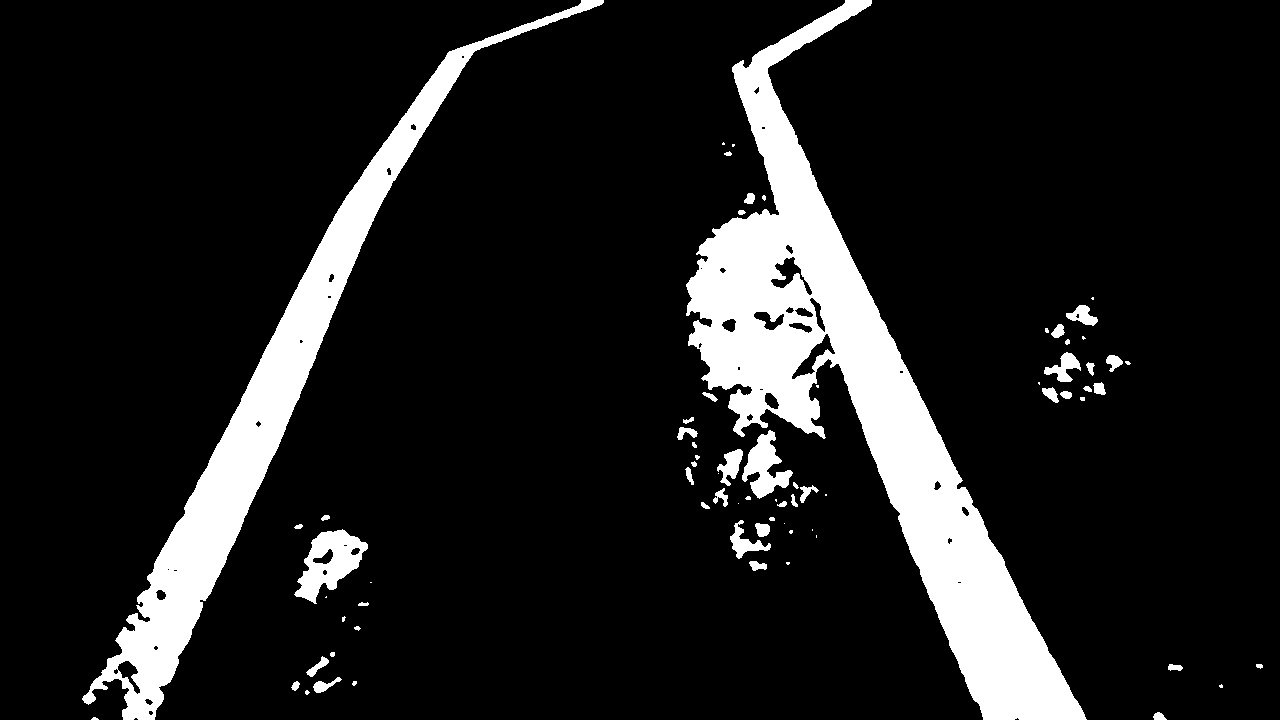
#> input picture test.jpg, 1280 x 720 px
$ python -i funct.py   (imports and definitions only)
#> lines starting #> are read from the running program, lines starting #| are printed output that depends on the picture; after the words box and inside, x2 and y2 are one past the last pixel; in counts of white or black regions, pixels touching at a corner belong together
#> further down, picture is the input picture: shape (720, 1280, 3); min 0, max 255, mean 30.9
import Jetson.GPIO as GPIO
import time
import cv2
import numpy as np
import math
from operator import itemgetter
from numpy.linalg import solve
# [147 lines left out: functions bigway, findMidpoint, stop_sign, blue_sign, sign_detect, not called in this run]


def mid_line_equation(x_inter, y_inter, x_l, y_l, x_r, y_r):
    x_mid = (x_l + x_r)/2
    y_mid = (y_l + y_r)/2
    a_mid = (y_mid - y_inter)/(x_mid-x_inter+0.00001)
    b_mid = y_mid - a_mid * x_mid

    theta = np.arctan(-1/a_mid)
    rho = np.sin(theta) * b_mid

    print('Mid line equation:')

    print('y = {a}x + {b}'.format(a = a_mid, b = b_mid))
    print('theta = {th}, rho = {r}\n'.format(th = theta, r = rho))
    return (int(y_inter), int(x_inter), int(y_mid), int(x_mid), int(x_inter), int(y_inter), a_mid, b_mid)


def detect_mid_line(ptl1, ptl2, ptr1, ptr2):
    #calculate the center line
    y_l1 = ptl1[0]
    x_l1 = ptl1[1]
    y_l2 = ptl2[0]
    x_l2 = ptl2[1]

    a_l = (y_l1-y_l2)/(x_l1-x_l2+0.000001)
    b_l = y_l1 - x_l1 * a_l

    y_r1 = ptr1[0]
    x_r1 = ptr1[1]
    y_r2 = ptr2[0]
    x_r2 = ptr2[1]

    a_r = (y_r1-y_r2)/(x_r1-x_r2+0.0000001)
    b_r = y_r1 - x_r1 * a_r

    #get intersect point
    x_inter = (b_r-b_l)/(a_l-a_r+0.00001)
    y_inter = x_inter*a_l + b_l

    #get mid_point left
    x_ml = x_inter + 10000
    y_ml = x_ml * a_l + b_l
    d_2 = np.square(y_inter - y_ml) + np.square(x_inter - x_ml)

    #get mid_point right
    #delta = b^2 - 4ac
    a_mr = np.square(a_r) + 1
    b_mr = -2*(x_inter+y_inter*a_r-a_r*b_r)
    c_mr = -(d_2 - np.square(x_inter) - np.square(y_inter) + 2*y_inter*b_r - np.square(b_r))
    delta = np.square(b_mr) - 4*a_mr*c_mr

    #get x_mid_right and y_mid_right
    x_mr1 = (-b_mr - np.sqrt(delta)) / (2*a_mr+0.000001)
    x_mr2 = (-b_mr + np.sqrt(delta)) / (2*a_mr+0.000001)

    y_mr1 = a_r * x_mr1 + b_r
    y_mr2 = a_r * x_mr2 + b_r

    #return mid_line
    if x_mr1 > x_inter:
        return mid_line_equation(x_inter, y_inter, x_ml, y_ml, x_mr1, y_mr1)
    else:
        return mid_line_equation(x_inter, y_inter, x_ml, y_ml, x_mr2, y_mr2)

def lane_making(img):
    #import image
    #cover to hsv
    img_gray = cv2.cvtColor(img, cv2.COLOR_BGR2GRAY)

    #blur
    line_mask = np.ones((len(img), len(img[0])))
#> line_mask: shape (720, 1280) float64; every value is 1
    line_mask[:int(len(img)/3), :] = 0
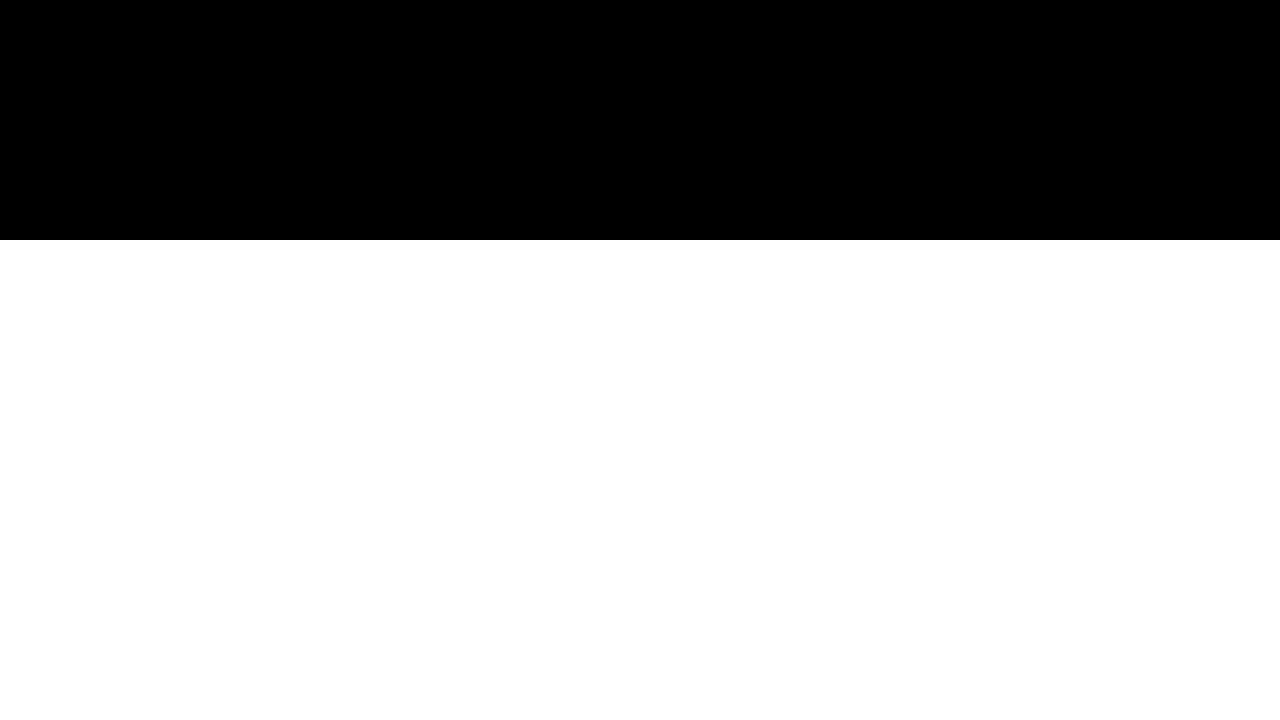
#> line_mask: shape (720, 1280) float64; values 0 (black) and 1 (white), 66.7% white; 1 black region, box (x1, y1, x2, y2) and area: (0, 0, 1280, 240) 307200
    line_mask[-int(len(img)/20):, :] = 0
#> line_mask: shape (720, 1280) float64; values 0 (black) and 1 (white), 61.7% white; 2 black regions, box (x1, y1, x2, y2) and area: (0, 0, 1280, 240) 307200, (0, 684, 1280, 720) 46080

    line_img = line_mask*img_gray
    blur_img = cv2.GaussianBlur(line_img,(5, 5), 5)

    kernel1 = np.ones((5, 5), np.uint8)

    bw = cv2.threshold(blur_img,200,255,cv2.THRESH_BINARY_INV)[1]
#> bw: shape (720, 1280) float64; 91.4% white; 39 black regions (16 under 20 px), largest, box (x1, y1, x2, y2) and area: (688, 241, 1065, 683) 49098, (95, 241, 362, 683) 24377, (296, 531, 367, 602) 2259
    bw = cv2.erode(bw, kernel1, iterations=1)
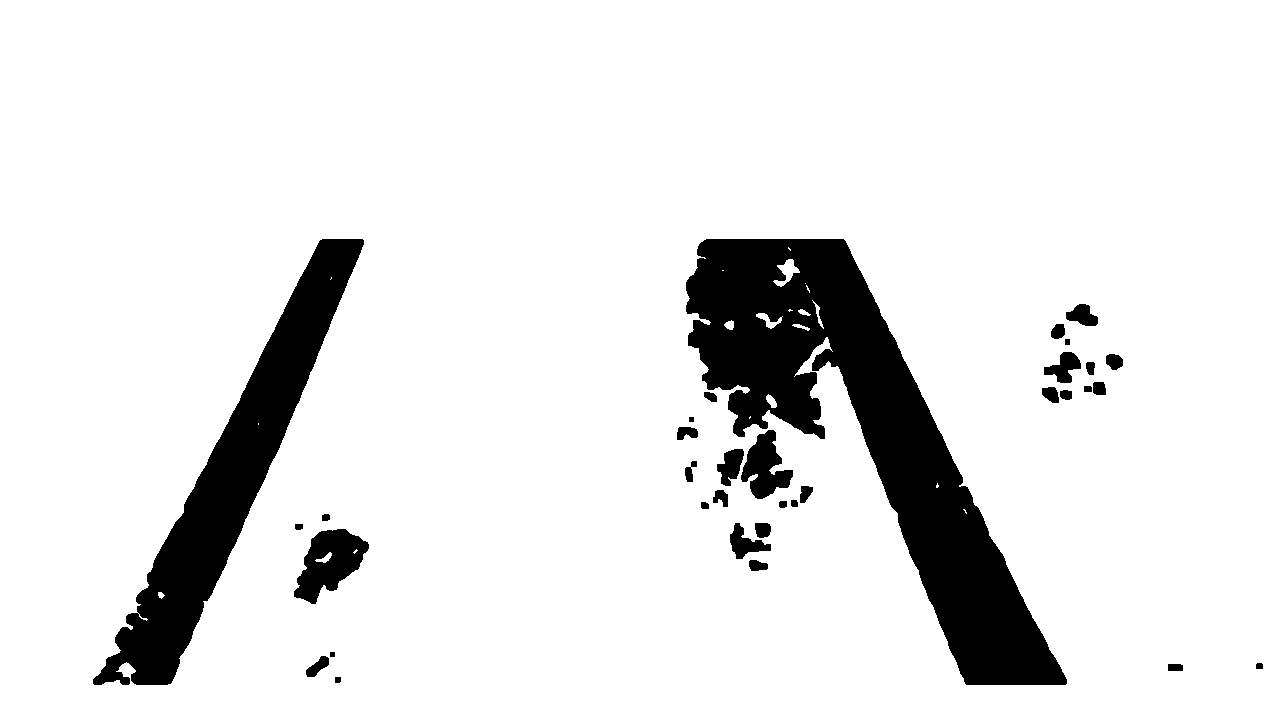
#> bw: shape (720, 1280) float64; 89.8% white; 34 black regions, largest, box (x1, y1, x2, y2) and area: (686, 239, 1067, 685) 55389, (93, 239, 364, 685) 27844, (294, 529, 369, 604) 3131

    #find edges
    t_lower = 0  # Lower Threshold
    t_upper = 255 # Upper threshold

    # Applying the Canny Edge filter
    edges = cv2.Canny(np.uint8(bw), t_lower, t_upper)
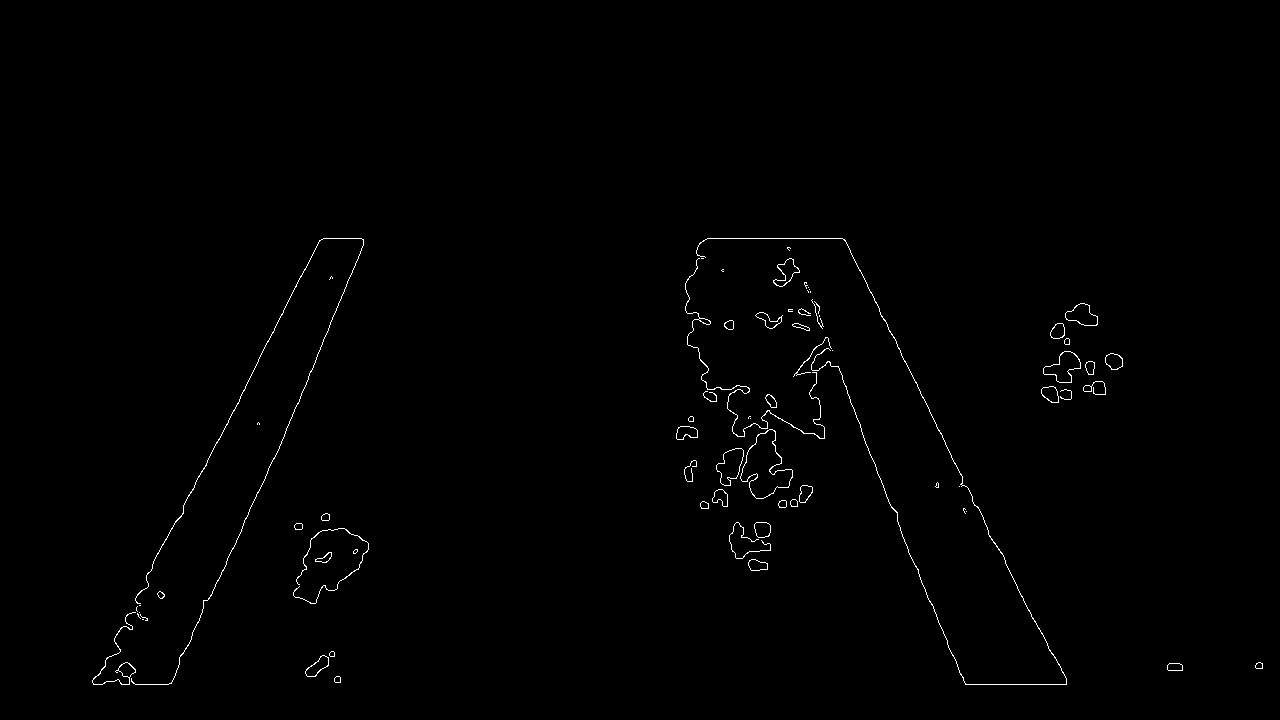
#> edges: shape (720, 1280); 0.6% white in thin lines or dots, all inside (x1, y1, x2, y2) = (92, 238, 1263, 685)
    #cv2.imshow('Edge', bw)
    lines = cv2.HoughLines(edges, 1, np.pi / 50, 60, None, 0, 0)
#> lines = [[238, 1.57], [684, 1.57], [-642, 2.76], [443, 0.44], [-666, 2.7], [426, 0.377]]

    if lines is None:
        #cv2.putText(img, 'None', (50,100), cv2.FONT_HERSHEY_SIMPLEX, 1, (100,0,255), 2)
        #cv2.imshow('Frame', img)
        return None, None, None, None
    else:
        len_line = len(lines)
#> len_line = 6
        get_min = False
        get_max = False

        if len(lines) < 3:
            #cv2.putText(img, 'None', (50,100), cv2.FONT_HERSHEY_SIMPLEX, 1, (100,0,255), 2)
            #cv2.imshow('Frame', img)
            return None, None, None, None
        else:
            #draw lines
            min_pt = [len(img[0]), 0, 0]
#> min_pt = [1280, 0, 0]
            max_pt = [0, 0, 0]

            #get 2 main lines
            for i in range(0, len(lines)):
                rho = lines[i][0][0]
                theta = lines[i][0][1]
                a = math.cos(theta)
                b = math.sin(theta)
                x0 = a * rho
                y0 = b * rho
                pt1 = (int(x0 + 1000*(-b)), int(y0 + 1000*(a)))
                pt2 = (int(x0 - 1000*(-b)), int(y0 - 1000*(a)))

                #cv2.line(img, pt1, pt2, (100, 0, 255), 3, cv2.LINE_AA)

                if abs(pt1[1]-pt2[1]) >30:
                    if min_pt[0] > x0:
                        min_pt[0] = x0
                        min_pt[1] = pt1
                        min_pt[2] = pt2
                        get_min = True


                    if max_pt[0] < x0:
                        max_pt[0] = x0
                        max_pt[1] = pt1
                        max_pt[2] = pt2
                        get_max = True
                else:
                    len_line -= 1
#> this loop made 6 passes
#> (rho, theta, a, b, x0, y0, pt1, pt2) on passes 1 to 2: (238, 1.57, -4.37e-08, 1, -1.04e-05, 238, (-1000, 237), (999, 238)), (684, 1.57, -4.37e-08, 1, -2.99e-05, 684, (-1000, 683), (999, 684))
#> (rho, theta, a, b, x0, y0, pt1, pt2) on passes 3, 5: (-642, 2.76, -0.93, 0.368, 596.9, -236.3, (228, -1166), (965, 693)), (-666, 2.7, -0.905, 0.426, 602.6, -283.6, (176, -1188), (1028, 621))
#> after the loop, len_line = 4; max_pt = [602.6, (176, -1188), (1028, 621)]; min_pt = [396.1, (27, 1086), (764, -772)]

            #get center line

            if len_line >= 2 and get_min and get_max:
                #get center

                center = detect_mid_line(min_pt[1], min_pt[2], max_pt[1], max_pt[2])
#> center = (584, -320, 893, 9546, -320, 584, 0.0313, 594.8)
                x_inter = center[1]
#> x_inter = -320
                y_inter = center[0]
#> y_inter = 584
                a_mid = center[4]
#> a_mid = -320
                b_mid = center[5]
#> b_mid = 584

                if x_inter < 0.5 * len(img):
                    cv2.putText(img, ' y = {a}x + {b}'.format(a = round(a_mid,3), b = round(b_mid,3)), (50,100), cv2.FONT_HERSHEY_SIMPLEX, 1, (100,0,255), 2)
                    cv2.line(img, min_pt[1], min_pt[2], (100,0,255), 3, cv2.LINE_AA)
                    cv2.line(img, max_pt[1], max_pt[2], (100,0,255), 3, cv2.LINE_AA)
                    cv2.line(img, (center[0], center[1]), (center[2], center[3]), (255,100,0), 3, cv2.LINE_AA)
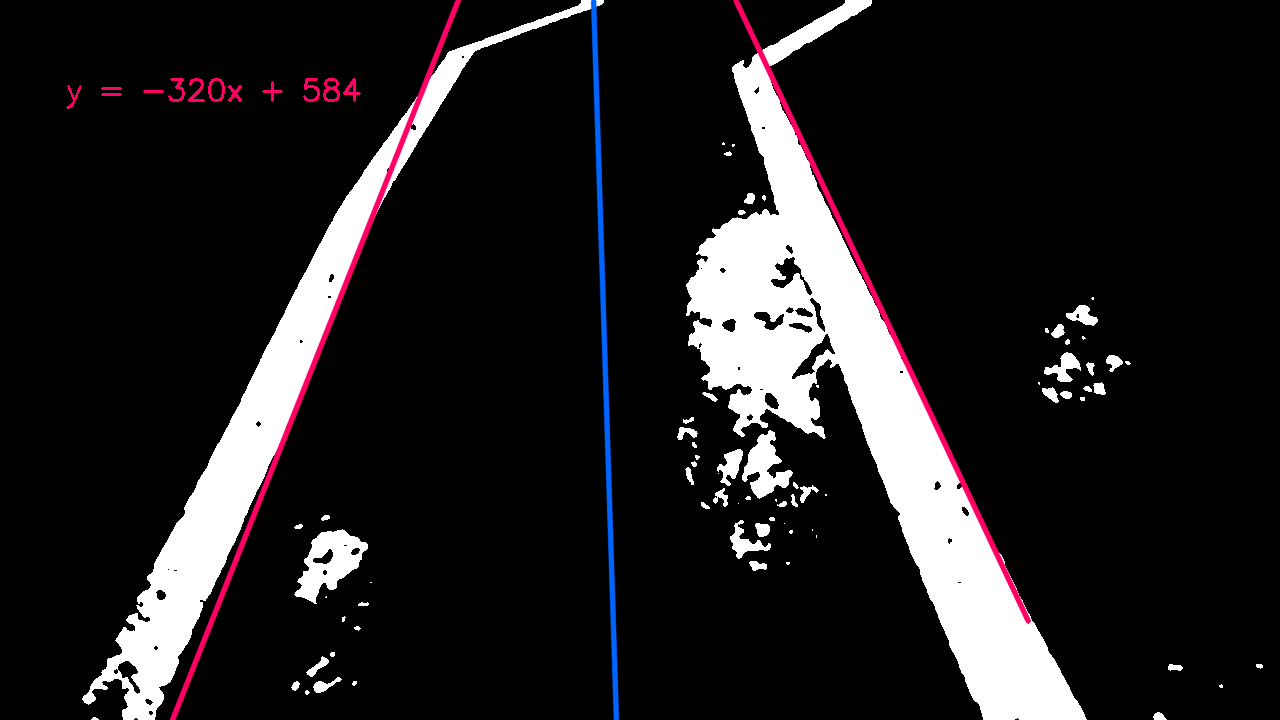
#> img: shape (720, 1280, 3); mean B, G, R 32.3, 30.6, 32.8
                    #cv2.imshow('Frame', img)
                    return x_inter, y_inter, a_mid, b_mid
                else:
                    #cv2.putText(img, 'None', (50,100), cv2.FONT_HERSHEY_SIMPLEX, 1, (100,0,255), 2)
                    #cv2.imshow('Frame', img)
                    return None, None, None, None
            else:
                #cv2.putText(img, 'None', (50,100), cv2.FONT_HERSHEY_SIMPLEX, 1, (100,0,255), 2)
                #cv2.imshow('Frame', img)
                return None, None, None, None


# [25 lines left out: function nextMove, not called in this run]

>>> import cv2
>>> picture = cv2.imread('test.jpg')
>>> result = lane_making(picture)
#> result = (-320, 584, -320, 584)
